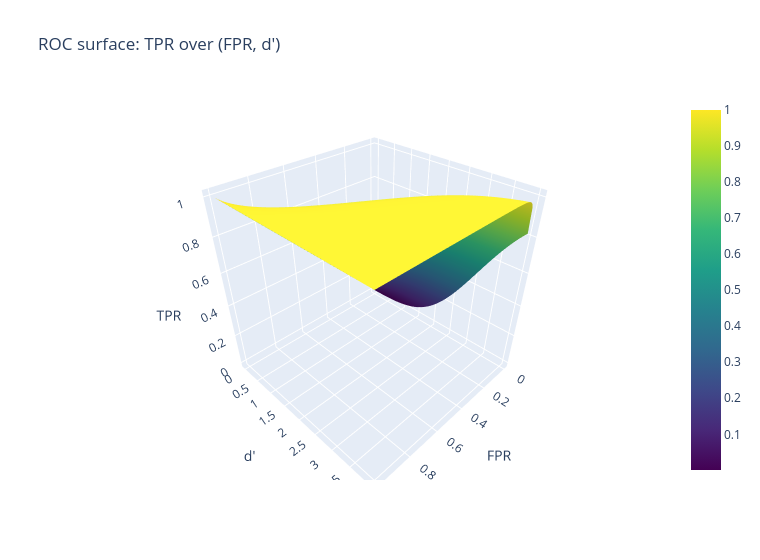

Here is the notebook cell this chart was saved with:
### Markdown cell above
### 9.2 Interactive Plotly version
Rotate to compare the shape at low and high $d'$.

### Code cell
fig = go.Figure(go.Surface(x=Fg[0], y=Dg[:, 0], z=Z, colorscale="Viridis")); fig.update_layout(title="ROC surface: TPR over (FPR, d')", width=760, height=560, scene=dict(xaxis_title="FPR", yaxis_title="d'", zaxis_title="TPR")); fig.show()
